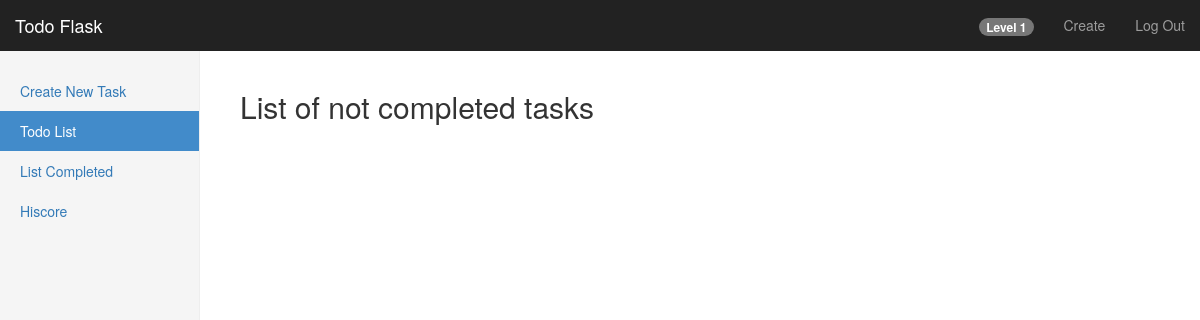
The app's page /dashboard/list (signed in), older data.
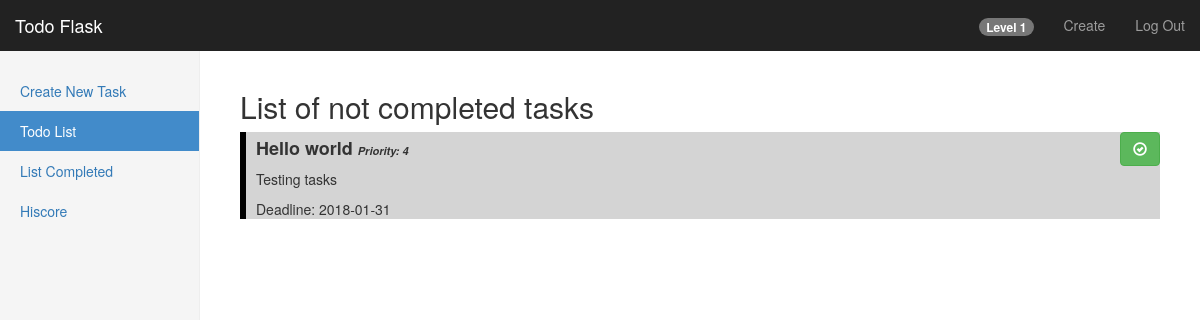
The same page, newer data.
### models/task.py (models this page shows)
class Task(db.Model):
    id = db.Column(db.Integer, primary_key=True)
    user_id = db.Column(db.Integer, db.ForeignKey('user.id'))
    title = db.Column(db.String(50))
    description = db.Column(db.String(200))
    priority = db.Column(db.Integer)
    completed = db.Column(db.Integer)
    xp = db.Column(db.Integer)
    deadline = db.Column(db.Date)

### route.py (the view)
@app.route('/dashboard/list')
@login_required
def dashboard_list():
    tasks = view_task(author=current_user, completed='0')
    level_up(current_user)
    if request.args.get('complete') == '1':
        update_complete_task()
        reward_user(current_user)
        return redirect(url_for('dashboard_list'))
    return render_template('/dashboard/list.html', tasks=tasks, level=get_user_level(current_user))

### controllers/experience_controller.py (called while the page is built)
def get_user_level(current_user):
    user = Experience.query.filter_by(author=current_user).first()
    return user.level

def level_up(current_user):
    user_xp = Experience.query.filter_by(author=current_user).first()
    xp_table = ExperienceTable.query.get(user_xp.level)
    if user_xp.total_xp >= xp_table.xp:
        update = Experience.query.filter_by(author=current_user.i).first()
        remainder = round(fabs(user_xp.total_xp - xp_table.xp), 1)
        update.xp = remainder
        update.level += 1
        db.session.commit()

### controllers/task_controller.py (called while the page is built)
def view_task(author, completed):
    tasks = Task.query.filter_by(author=author, completed=completed).order_by(Task.priority.desc()).all()
    return tasks

### route.py (called while the page is built)
@login_manager.user_loader
def load_user(user_id):
    return User.query.get(int(user_id))

### templates/dashboard/list.html (shortened to what this page needs)
{% extends "bootstrap/base.html" %}
{% import "bootstrap/wtf.html" as wtf %}
{% block styles %}
    {{super()}}
    <link rel="stylesheet" href="{{url_for('.static', filename='dashboard.css')}}">
    <link rel="stylesheet" href="{{url_for('.static', filename='dashboard-list.css')}}">
{% endblock %}
{% block content %}
    <nav class="navbar navbar-inverse navbar-fixed-top">
        <div class="container-fluid">
            <div class="navbar-header">
                <a class="navbar-brand" href="#">Todo Flask</a>
            </div>
            <div id="navbar" class="navbar-collapse collapse">
                <ul class="nav navbar-nav navbar-right">
                    <li><a><span class="badge">Level {{level}}</span></a></li>
                    <li><a href="/dashboard/create">Create</a></li>
                    <li><a href="/logout">Log Out</a></li>
                </ul>
            </div>
        </div>
    </nav>
    <div class="container-fluid">
        <div class="row">
            <div class="col-sm-3 col-md-2 sidebar">
                <ul class="nav nav-sidebar">
                    <li><a href="/dashboard/create">Create New Task</a></li>
                    <li class="active"><a href="/dashboard/list">Todo List</a></li>
                    <li><a href="/dashboard/complete">List Completed</a></li>
                    <li><a href="/dashboard/hiscore">Hiscore</a></li>
                </ul>
            </div>
            <div class="col-sm-9 col-sm-offset-3 col-md-10 col-md-offset-2 main">
                <h2>List of not completed tasks</h2>
                {% for task in tasks %}
                    <div class="header-title">
                        <a href="/dashboard/list?complete=1&id={{task.id}}" class="pull-right btn btn-success btn-small">
                            <span class="glyphicon glyphicon-ok-circle"></span>
                        </a>
                        <h4>{{task.title}} <span class="small-text">Priority: {{task.priority}}</span></h4>
                        <p>{{task.description}}</p>
                        <p>Deadline: {{task.deadline}}</p>
                    </div>
                {% endfor %}
            </div>
        </div>
    </div>
{% endblock %}

Row changes from the older to the newer data that the page shows:
added Task: title "Hello world", priority "4", description "Testing tasks", deadline "2018-01-31"
